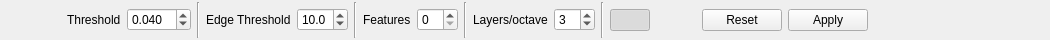
<?xml version="1.0" encoding="UTF-8"?>
<ui version="4.0">
 <class>barFeaturesSift</class>
 <widget class="QWidget" name="barFeaturesSift">
  <property name="enabled">
   <bool>true</bool>
  </property>
  <property name="geometry">
   <rect>
    <x>0</x>
    <y>0</y>
    <width>1050</width>
    <height>40</height>
   </rect>
  </property>
  <property name="sizePolicy">
   <sizepolicy hsizetype="Expanding" vsizetype="Preferred">
    <horstretch>0</horstretch>
    <verstretch>0</verstretch>
   </sizepolicy>
  </property>
  <property name="minimumSize">
   <size>
    <width>0</width>
    <height>40</height>
   </size>
  </property>
  <property name="maximumSize">
   <size>
    <width>16777215</width>
    <height>40</height>
   </size>
  </property>
  <property name="windowTitle">
   <string>SIFT Parameters Toolbar</string>
  </property>
  <layout class="QHBoxLayout" name="horizontalLayout_2">
   <property name="topMargin">
    <number>2</number>
   </property>
   <property name="rightMargin">
    <number>4</number>
   </property>
   <property name="bottomMargin">
    <number>2</number>
   </property>
   <item>
    <widget class="QLabel" name="label">
     <property name="minimumSize">
      <size>
       <width>24</width>
       <height>24</height>
      </size>
     </property>
     <property name="maximumSize">
      <size>
       <width>24</width>
       <height>24</height>
      </size>
     </property>
     <property name="text">
      <string/>
     </property>
     <property name="pixmap">
      <pixmap>:icons/Sift.png</pixmap>
     </property>
     <property name="scaledContents">
      <bool>true</bool>
     </property>
    </widget>
   </item>
   <item>
    <widget class="QFrame" name="frame_9">
     <property name="sizePolicy">
      <sizepolicy hsizetype="Fixed" vsizetype="Preferred">
       <horstretch>0</horstretch>
       <verstretch>0</verstretch>
      </sizepolicy>
     </property>
     <property name="minimumSize">
      <size>
       <width>20</width>
       <height>0</height>
      </size>
     </property>
     <property name="maximumSize">
      <size>
       <width>20</width>
       <height>16777215</height>
      </size>
     </property>
    </widget>
   </item>
   <item>
    <widget class="QLabel" name="label_6">
     <property name="text">
      <string>Threshold</string>
     </property>
     <property name="buddy">
      <cstring>uiDoubleSpinBoxThreshold</cstring>
     </property>
    </widget>
   </item>
   <item>
    <widget class="QDoubleSpinBox" name="uiDoubleSpinBoxThreshold">
     <property name="decimals">
      <number>3</number>
     </property>
     <property name="minimum">
      <double>0.001000000000000</double>
     </property>
     <property name="maximum">
      <double>10.000000000000000</double>
     </property>
     <property name="singleStep">
      <double>0.010000000000000</double>
     </property>
     <property name="value">
      <double>0.040000000000000</double>
     </property>
    </widget>
   </item>
   <item>
    <widget class="Line" name="line_2">
     <property name="orientation">
      <enum>Qt::Vertical</enum>
     </property>
    </widget>
   </item>
   <item>
    <widget class="QLabel" name="label_5">
     <property name="text">
      <string>Edge Threshold</string>
     </property>
     <property name="buddy">
      <cstring>uiDoubleSpinBoxEdgeThreshold</cstring>
     </property>
    </widget>
   </item>
   <item>
    <widget class="QDoubleSpinBox" name="uiDoubleSpinBoxEdgeThreshold">
     <property name="decimals">
      <number>1</number>
     </property>
     <property name="minimum">
      <double>1.000000000000000</double>
     </property>
     <property name="maximum">
      <double>99.900000000000006</double>
     </property>
     <property name="singleStep">
      <double>0.100000000000000</double>
     </property>
     <property name="value">
      <double>10.000000000000000</double>
     </property>
    </widget>
   </item>
   <item>
    <widget class="Line" name="line">
     <property name="orientation">
      <enum>Qt::Vertical</enum>
     </property>
    </widget>
   </item>
   <item>
    <widget class="QLabel" name="label_7">
     <property name="text">
      <string>Features</string>
     </property>
     <property name="buddy">
      <cstring>uiSpinBoxFeatures</cstring>
     </property>
    </widget>
   </item>
   <item>
    <widget class="QSpinBox" name="uiSpinBoxFeatures">
     <property name="minimum">
      <number>0</number>
     </property>
     <property name="value">
      <number>0</number>
     </property>
    </widget>
   </item>
   <item>
    <widget class="Line" name="line_4">
     <property name="orientation">
      <enum>Qt::Vertical</enum>
     </property>
    </widget>
   </item>
   <item>
    <widget class="QLabel" name="label_8">
     <property name="text">
      <string>Layers/octave</string>
     </property>
     <property name="buddy">
      <cstring>uiSpinBoxLayers</cstring>
     </property>
    </widget>
   </item>
   <item>
    <widget class="QSpinBox" name="uiSpinBoxLayers">
     <property name="minimum">
      <number>1</number>
     </property>
     <property name="value">
      <number>3</number>
     </property>
    </widget>
   </item>
   <item>
    <widget class="Line" name="line_3">
     <property name="orientation">
      <enum>Qt::Vertical</enum>
     </property>
    </widget>
   </item>
   <item>
    <widget class="QPushButton" name="uiPushButtonShowOrientation">
     <property name="toolTip">
      <string>Show Orientation</string>
     </property>
     <property name="text">
      <string/>
     </property>
     <property name="icon">
      <iconset>
       <normaloff>:icons/draw-donut.svg</normaloff>:icons/draw-donut.svg</iconset>
     </property>
     <property name="iconSize">
      <size>
       <width>24</width>
       <height>24</height>
      </size>
     </property>
     <property name="checkable">
      <bool>true</bool>
     </property>
     <property name="checked">
      <bool>true</bool>
     </property>
    </widget>
   </item>
   <item>
    <widget class="QFrame" name="frame_8">
     <property name="sizePolicy">
      <sizepolicy hsizetype="Fixed" vsizetype="Preferred">
       <horstretch>0</horstretch>
       <verstretch>0</verstretch>
      </sizepolicy>
     </property>
     <property name="minimumSize">
      <size>
       <width>40</width>
       <height>0</height>
      </size>
     </property>
     <property name="maximumSize">
      <size>
       <width>40</width>
       <height>16777215</height>
      </size>
     </property>
     <property name="frameShape">
      <enum>QFrame::NoFrame</enum>
     </property>
     <property name="frameShadow">
      <enum>QFrame::Raised</enum>
     </property>
    </widget>
   </item>
   <item>
    <widget class="QDialogButtonBox" name="uiButtonBox">
     <property name="sizePolicy">
      <sizepolicy hsizetype="Fixed" vsizetype="Fixed">
       <horstretch>0</horstretch>
       <verstretch>0</verstretch>
      </sizepolicy>
     </property>
     <property name="standardButtons">
      <set>QDialogButtonBox::Apply|QDialogButtonBox::Reset</set>
     </property>
    </widget>
   </item>
   <item>
    <spacer name="horizontalSpacer_2">
     <property name="orientation">
      <enum>Qt::Horizontal</enum>
     </property>
     <property name="sizeHint" stdset="0">
      <size>
       <width>15</width>
       <height>20</height>
      </size>
     </property>
    </spacer>
   </item>
  </layout>
 </widget>
 <tabstops>
  <tabstop>uiDoubleSpinBoxThreshold</tabstop>
  <tabstop>uiDoubleSpinBoxEdgeThreshold</tabstop>
  <tabstop>uiSpinBoxFeatures</tabstop>
  <tabstop>uiSpinBoxLayers</tabstop>
  <tabstop>uiPushButtonShowOrientation</tabstop>
 </tabstops>
 <resources/>
 <connections/>
</ui>
